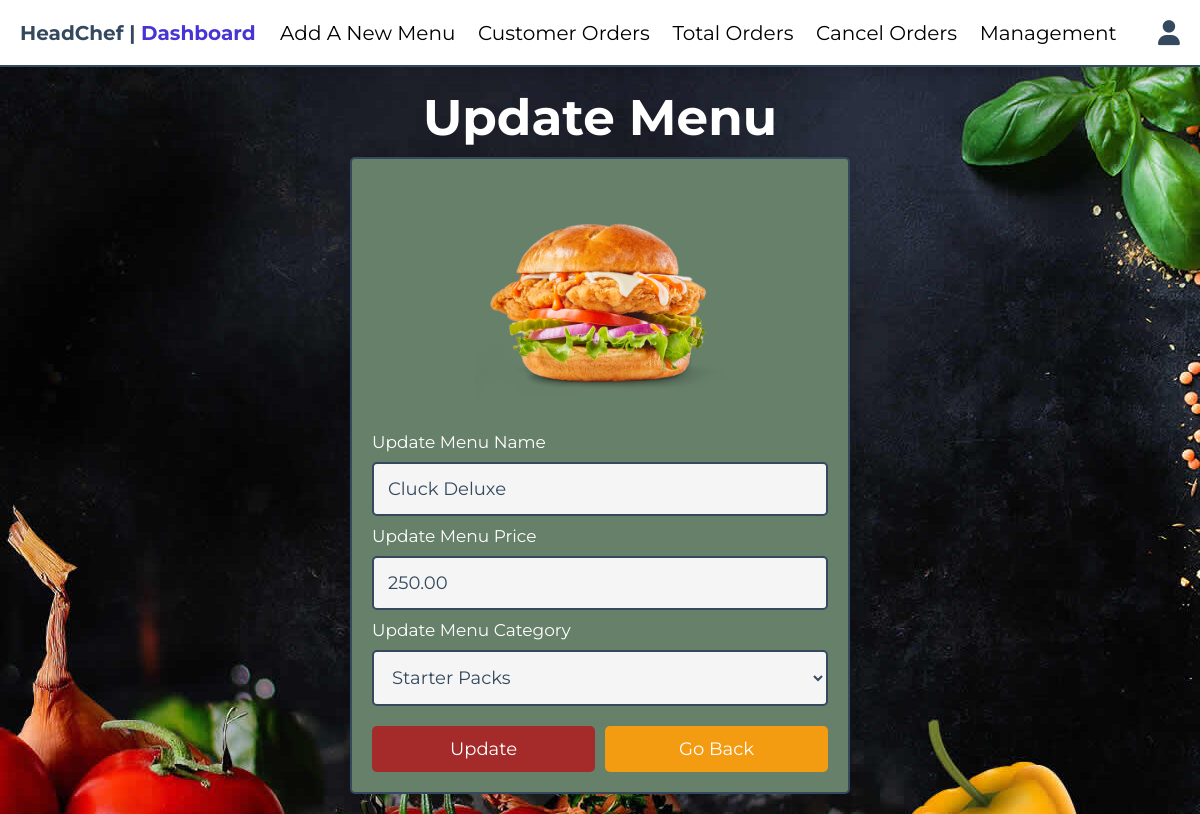
Screenshot of /admin/update_product.php?update=2 (signed in) with the database file from the repository.
### tables this page shows
CREATE TABLE `products` (
  `id` int(100) NOT NULL,
  `name` varchar(100) NOT NULL,
  `category` varchar(100) NOT NULL,
  `price` decimal(10,2) NOT NULL,
  `image` blob NOT NULL
);

### admin/update_product.php (the view, shortened to what this page needs)
<?php
include '../components/connect.php';
?>
<!DOCTYPE html>
<html lang="en">
<head>
   <link rel="stylesheet" href="https://cdnjs.cloudflare.com/ajax/libs/font-awesome/6.1.1/css/all.min.css">
   <link rel="stylesheet" href="../css/admin_style.css">
</head>
<body>
<?php include '../components/admin_header.php' ?>
<section class="update-product">
   <h1 class="heading">Update Menu</h1>
   <?php
      $update_id = $_GET['update'];
      $show_products = $conn->prepare("SELECT * FROM `products` WHERE id = ?");
      $show_products->execute([$update_id]);
      if($show_products->rowCount() > 0){
         while($fetch_products = $show_products->fetch(PDO::FETCH_ASSOC)){
   ?>
   <form action="" method="POST" enctype="multipart/form-data">
      <img src="../uploaded_img/<?= $fetch_products['image']; ?>" alt="">
      <span>Update Menu Name</span>
      <input type="text" required placeholder="enter product name" name="name" maxlength="100" class="box" value="<?= $fetch_products['name']; ?>">
      <span>Update Menu Price</span>
      <input type="number" min="0" max="9999999999" required placeholder="enter product price" name="price" onkeypress="if(this.value.length == 10) return false;" class="box" value="<?= $fetch_products['price']; ?>">
<span>Update Menu Category</span>
                    <select name="category" class="box" required>
                        <option value="Starter Packs" <?php if ($fetch_products['category'] === 'Starter Packs') echo 'selected'; ?>>Starter Packs</option>
                    </select>
      <div class="flex-btn">
         <input type="submit" value="update" class="btn" name="update">
         <a href="products.php" class="option-btn">go back</a>
      </div>
   </form>
   <?php
         }
      }else{
         echo '<p class="empty">no products added yet!</p>';
      }
   ?>
</section>
</body>
</html>

### css/admin_style.css (style rules this page uses)
:root { --main-color:#4834d4; --red:#e74c3c; --orange:#f39c12; --black:#34495e; --white:#fff; --light-bg:#f5f5f5; --light-color:#999; --border:.2rem solid var(--black); --box-shadow:0 .5rem 1rem rgba(0,0,0,.1); }
body { background-image: url("banner.jpg"); background-color: #cccccc; background-repeat: no-repeat; background-attachment: fixed; background-position: center; }
* { font-family: 'Montserrat', sans-serif; margin:0; padding:0; box-sizing: border-box; text-decoration: none; outline: none; border:none; }
html { font-size: 62.5%; overflow-x: hidden; }
body { background-color: var(--light-bg); }
section { max-width: 1200px; margin:0 auto; padding:2rem; }
.btn, .delete-btn, .option-btn { display: block; margin-top: 1rem; border-radius: .5rem; cursor: pointer; width: 100%; font-size: 1.8rem; color:var(--white); padding:1.2rem 3rem; text-transform: capitalize; text-align: center; }
.btn { background-color: brown; }
.option-btn { background-color: var(--orange); }
.flex-btn { display: flex; gap:1rem; }
.heading { text-align: center; margin-bottom: 2rem; text-transform: capitalize; color: var(--white); font-size: 5rem; height: 5rem; }
.update-product form { margin:0 auto; max-width: 50rem; background-color: #66806A; border-radius: .5rem; box-shadow: var(--box-shadow); border:var(--border); padding:2rem; }
.update-product form img { height: 25rem; width: 100%; object-fit: contain; }
.update-product form .box { background-color: var(--light-bg); border:var(--border); width: 100%; padding:1.4rem; font-size: 1.8rem; color:var(--black); border-radius: .5rem; margin: 1rem 0; }
.update-product form span { font-size: 1.7rem; color:var(--white); }

### rows the page displays
products: image (picture), name "Cluck Deluxe", price "250.00", category "Starter Packs"
